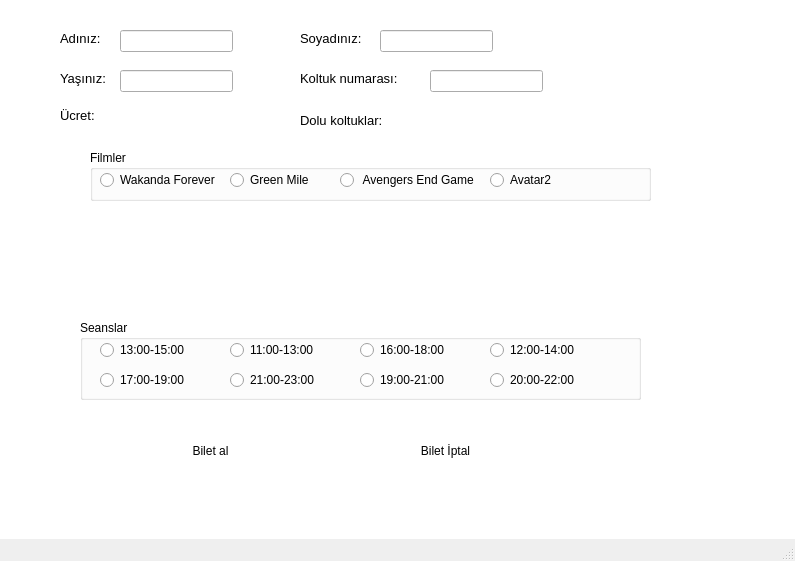
<?xml version="1.0" encoding="UTF-8"?>
<ui version="4.0">
 <class>Biletmatik</class>
 <widget class="QMainWindow" name="Biletmatik">
  <property name="geometry">
   <rect>
    <x>0</x>
    <y>0</y>
    <width>795</width>
    <height>561</height>
   </rect>
  </property>
  <property name="mouseTracking">
   <bool>false</bool>
  </property>
  <property name="tabletTracking">
   <bool>false</bool>
  </property>
  <property name="acceptDrops">
   <bool>false</bool>
  </property>
  <property name="windowTitle">
   <string>Biletmatik</string>
  </property>
  <property name="windowIcon">
   <iconset resource="iconlar.qrc">
    <normaloff>:/newPrefix/ticket_window_ticketing_market_store_cinema_icon_190862.ico</normaloff>:/newPrefix/ticket_window_ticketing_market_store_cinema_icon_190862.ico</iconset>
  </property>
  <property name="toolButtonStyle">
   <enum>Qt::ToolButtonIconOnly</enum>
  </property>
  <property name="animated">
   <bool>true</bool>
  </property>
  <property name="documentMode">
   <bool>false</bool>
  </property>
  <property name="unifiedTitleAndToolBarOnMac">
   <bool>false</bool>
  </property>
  <widget class="QWidget" name="centralwidget">
   <property name="styleSheet">
    <string notr="true">#centralwidget{
background-color: rgb(255, 255, 255);
}</string>
   </property>
   <widget class="QLabel" name="lbl_name">
    <property name="geometry">
     <rect>
      <x>60</x>
      <y>30</y>
      <width>55</width>
      <height>16</height>
     </rect>
    </property>
    <property name="font">
     <font>
      <pointsize>10</pointsize>
     </font>
    </property>
    <property name="styleSheet">
     <string notr="true">color: rgb(255, 255, 255);
color: rgb(0, 0, 0);</string>
    </property>
    <property name="text">
     <string>Adınız:</string>
    </property>
   </widget>
   <widget class="QLabel" name="lbl_surname">
    <property name="geometry">
     <rect>
      <x>300</x>
      <y>30</y>
      <width>111</width>
      <height>16</height>
     </rect>
    </property>
    <property name="font">
     <font>
      <pointsize>10</pointsize>
     </font>
    </property>
    <property name="styleSheet">
     <string notr="true">color: rgb(0, 0, 0);</string>
    </property>
    <property name="text">
     <string>Soyadınız:</string>
    </property>
   </widget>
   <widget class="QLabel" name="lbl_age">
    <property name="geometry">
     <rect>
      <x>60</x>
      <y>70</y>
      <width>61</width>
      <height>16</height>
     </rect>
    </property>
    <property name="font">
     <font>
      <pointsize>10</pointsize>
     </font>
    </property>
    <property name="styleSheet">
     <string notr="true">color: rgb(0, 0, 0);</string>
    </property>
    <property name="text">
     <string>Yaşınız:</string>
    </property>
   </widget>
   <widget class="QLabel" name="lbl_koltukno">
    <property name="geometry">
     <rect>
      <x>300</x>
      <y>70</y>
      <width>261</width>
      <height>16</height>
     </rect>
    </property>
    <property name="font">
     <font>
      <pointsize>10</pointsize>
     </font>
    </property>
    <property name="styleSheet">
     <string notr="true">color: rgb(0, 0, 0);</string>
    </property>
    <property name="text">
     <string>Koltuk numarası:</string>
    </property>
   </widget>
   <widget class="QLineEdit" name="txt_name">
    <property name="geometry">
     <rect>
      <x>120</x>
      <y>30</y>
      <width>113</width>
      <height>22</height>
     </rect>
    </property>
    <property name="cursor">
     <cursorShape>IBeamCursor</cursorShape>
    </property>
    <property name="clearButtonEnabled">
     <bool>true</bool>
    </property>
   </widget>
   <widget class="QLineEdit" name="txt_surname">
    <property name="geometry">
     <rect>
      <x>380</x>
      <y>30</y>
      <width>113</width>
      <height>22</height>
     </rect>
    </property>
    <property name="clearButtonEnabled">
     <bool>true</bool>
    </property>
   </widget>
   <widget class="QLineEdit" name="txt_age">
    <property name="geometry">
     <rect>
      <x>120</x>
      <y>70</y>
      <width>113</width>
      <height>22</height>
     </rect>
    </property>
    <property name="clearButtonEnabled">
     <bool>true</bool>
    </property>
   </widget>
   <widget class="QLineEdit" name="txt_koltukno">
    <property name="geometry">
     <rect>
      <x>430</x>
      <y>70</y>
      <width>113</width>
      <height>22</height>
     </rect>
    </property>
    <property name="clearButtonEnabled">
     <bool>true</bool>
    </property>
   </widget>
   <widget class="QLabel" name="lbl_boskoltuk">
    <property name="enabled">
     <bool>true</bool>
    </property>
    <property name="geometry">
     <rect>
      <x>300</x>
      <y>100</y>
      <width>371</width>
      <height>41</height>
     </rect>
    </property>
    <property name="font">
     <font>
      <pointsize>10</pointsize>
     </font>
    </property>
    <property name="frameShape">
     <enum>QFrame::NoFrame</enum>
    </property>
    <property name="frameShadow">
     <enum>QFrame::Plain</enum>
    </property>
    <property name="text">
     <string>Dolu koltuklar:</string>
    </property>
    <property name="textFormat">
     <enum>Qt::AutoText</enum>
    </property>
    <property name="wordWrap">
     <bool>false</bool>
    </property>
    <property name="buddy">
     <cstring></cstring>
    </property>
   </widget>
   <widget class="QPushButton" name="btn_biletal">
    <property name="geometry">
     <rect>
      <x>150</x>
      <y>420</y>
      <width>121</width>
      <height>61</height>
     </rect>
    </property>
    <property name="text">
     <string>Bilet al</string>
    </property>
    <property name="icon">
     <iconset resource="iconlar.qrc">
      <normaloff>:/newPrefix/ticket.ico</normaloff>:/newPrefix/ticket.ico</iconset>
    </property>
    <property name="iconSize">
     <size>
      <width>50</width>
      <height>50</height>
     </size>
    </property>
    <property name="flat">
     <bool>true</bool>
    </property>
   </widget>
   <widget class="QLabel" name="lbl_result">
    <property name="geometry">
     <rect>
      <x>60</x>
      <y>106</y>
      <width>151</width>
      <height>20</height>
     </rect>
    </property>
    <property name="font">
     <font>
      <pointsize>10</pointsize>
     </font>
    </property>
    <property name="text">
     <string>&lt;html&gt;&lt;head/&gt;&lt;body&gt;&lt;p&gt;Ücret:&lt;/p&gt;&lt;/body&gt;&lt;/html&gt;</string>
    </property>
   </widget>
   <widget class="QPushButton" name="btn_bilet_iptal">
    <property name="geometry">
     <rect>
      <x>380</x>
      <y>420</y>
      <width>131</width>
      <height>61</height>
     </rect>
    </property>
    <property name="text">
     <string>Bilet İptal</string>
    </property>
    <property name="icon">
     <iconset resource="iconlar.qrc">
      <normaloff>:/bilet_iptal/void_ticket_icon_134209.ico</normaloff>:/bilet_iptal/void_ticket_icon_134209.ico</iconset>
    </property>
    <property name="iconSize">
     <size>
      <width>51</width>
      <height>50</height>
     </size>
    </property>
    <property name="checkable">
     <bool>false</bool>
    </property>
    <property name="autoRepeat">
     <bool>false</bool>
    </property>
    <property name="autoExclusive">
     <bool>false</bool>
    </property>
    <property name="autoDefault">
     <bool>false</bool>
    </property>
    <property name="flat">
     <bool>true</bool>
    </property>
   </widget>
   <widget class="QGroupBox" name="grupboxfilmler">
    <property name="geometry">
     <rect>
      <x>90</x>
      <y>150</y>
      <width>561</width>
      <height>51</height>
     </rect>
    </property>
    <property name="title">
     <string>Filmler</string>
    </property>
    <property name="flat">
     <bool>true</bool>
    </property>
    <widget class="QRadioButton" name="radioButton">
     <property name="geometry">
      <rect>
       <x>10</x>
       <y>20</y>
       <width>131</width>
       <height>20</height>
      </rect>
     </property>
     <property name="text">
      <string>Wakanda Forever</string>
     </property>
    </widget>
    <widget class="QRadioButton" name="radioButton_2">
     <property name="geometry">
      <rect>
       <x>250</x>
       <y>20</y>
       <width>151</width>
       <height>20</height>
      </rect>
     </property>
     <property name="text">
      <string> Avengers End Game</string>
     </property>
    </widget>
    <widget class="QRadioButton" name="radioButton_3">
     <property name="geometry">
      <rect>
       <x>140</x>
       <y>20</y>
       <width>151</width>
       <height>20</height>
      </rect>
     </property>
     <property name="text">
      <string>Green Mile</string>
     </property>
    </widget>
    <widget class="QRadioButton" name="radioButton_4">
     <property name="geometry">
      <rect>
       <x>400</x>
       <y>20</y>
       <width>95</width>
       <height>20</height>
      </rect>
     </property>
     <property name="text">
      <string>Avatar2</string>
     </property>
    </widget>
   </widget>
   <widget class="QGroupBox" name="seansalar_bir">
    <property name="geometry">
     <rect>
      <x>80</x>
      <y>320</y>
      <width>561</width>
      <height>80</height>
     </rect>
    </property>
    <property name="title">
     <string>Seanslar</string>
    </property>
    <property name="flat">
     <bool>true</bool>
    </property>
    <property name="checkable">
     <bool>false</bool>
    </property>
    <widget class="QRadioButton" name="radioButton_5">
     <property name="geometry">
      <rect>
       <x>20</x>
       <y>20</y>
       <width>95</width>
       <height>20</height>
      </rect>
     </property>
     <property name="text">
      <string>13:00-15:00</string>
     </property>
    </widget>
    <widget class="QRadioButton" name="radioButton_6">
     <property name="geometry">
      <rect>
       <x>20</x>
       <y>50</y>
       <width>95</width>
       <height>20</height>
      </rect>
     </property>
     <property name="text">
      <string>17:00-19:00</string>
     </property>
    </widget>
    <widget class="QRadioButton" name="radioButton_12">
     <property name="geometry">
      <rect>
       <x>150</x>
       <y>50</y>
       <width>95</width>
       <height>20</height>
      </rect>
     </property>
     <property name="text">
      <string>21:00-23:00</string>
     </property>
    </widget>
    <widget class="QRadioButton" name="radioButton_9">
     <property name="geometry">
      <rect>
       <x>150</x>
       <y>20</y>
       <width>95</width>
       <height>20</height>
      </rect>
     </property>
     <property name="text">
      <string>11:00-13:00</string>
     </property>
    </widget>
    <widget class="QRadioButton" name="radioButton_10">
     <property name="geometry">
      <rect>
       <x>410</x>
       <y>50</y>
       <width>95</width>
       <height>20</height>
      </rect>
     </property>
     <property name="text">
      <string>20:00-22:00</string>
     </property>
    </widget>
    <widget class="QRadioButton" name="radioButton_8">
     <property name="geometry">
      <rect>
       <x>280</x>
       <y>50</y>
       <width>95</width>
       <height>20</height>
      </rect>
     </property>
     <property name="text">
      <string>19:00-21:00</string>
     </property>
    </widget>
    <widget class="QRadioButton" name="radioButton_7">
     <property name="geometry">
      <rect>
       <x>410</x>
       <y>20</y>
       <width>95</width>
       <height>20</height>
      </rect>
     </property>
     <property name="text">
      <string>12:00-14:00</string>
     </property>
    </widget>
    <widget class="QRadioButton" name="radioButton_11">
     <property name="geometry">
      <rect>
       <x>280</x>
       <y>20</y>
       <width>95</width>
       <height>20</height>
      </rect>
     </property>
     <property name="text">
      <string>16:00-18:00</string>
     </property>
    </widget>
   </widget>
   <widget class="QLabel" name="label">
    <property name="geometry">
     <rect>
      <x>110</x>
      <y>190</y>
      <width>91</width>
      <height>131</height>
     </rect>
    </property>
    <property name="text">
     <string>&lt;html&gt;&lt;head/&gt;&lt;body&gt;&lt;p&gt;&lt;img src=&quot;:/afişler/black.jpg&quot;/&gt;&lt;/p&gt;&lt;/body&gt;&lt;/html&gt;</string>
    </property>
   </widget>
   <widget class="QLabel" name="label_2">
    <property name="geometry">
     <rect>
      <x>230</x>
      <y>190</y>
      <width>91</width>
      <height>131</height>
     </rect>
    </property>
    <property name="text">
     <string>&lt;html&gt;&lt;head/&gt;&lt;body&gt;&lt;p&gt;&lt;img src=&quot;:/afişler/green.png&quot;/&gt;&lt;/p&gt;&lt;/body&gt;&lt;/html&gt;</string>
    </property>
   </widget>
   <widget class="QLabel" name="label_3">
    <property name="geometry">
     <rect>
      <x>360</x>
      <y>190</y>
      <width>91</width>
      <height>131</height>
     </rect>
    </property>
    <property name="text">
     <string>&lt;html&gt;&lt;head/&gt;&lt;body&gt;&lt;p&gt;&lt;img src=&quot;:/afişler/endgame.jpg&quot;/&gt;&lt;/p&gt;&lt;/body&gt;&lt;/html&gt;</string>
    </property>
   </widget>
   <widget class="QLabel" name="label_4">
    <property name="geometry">
     <rect>
      <x>480</x>
      <y>190</y>
      <width>91</width>
      <height>131</height>
     </rect>
    </property>
    <property name="text">
     <string>&lt;html&gt;&lt;head/&gt;&lt;body&gt;&lt;p&gt;&lt;img src=&quot;:/afişler/avatar.jpg&quot;/&gt;&lt;/p&gt;&lt;/body&gt;&lt;/html&gt;</string>
    </property>
   </widget>
  </widget>
  <widget class="QMenuBar" name="menubar">
   <property name="geometry">
    <rect>
     <x>0</x>
     <y>0</y>
     <width>795</width>
     <height>26</height>
    </rect>
   </property>
   <property name="defaultUp">
    <bool>false</bool>
   </property>
   <property name="nativeMenuBar">
    <bool>true</bool>
   </property>
  </widget>
  <widget class="QStatusBar" name="statusbar"/>
 </widget>
 <resources>
  <include location="iconlar.qrc"/>
 </resources>
 <connections/>
</ui>
